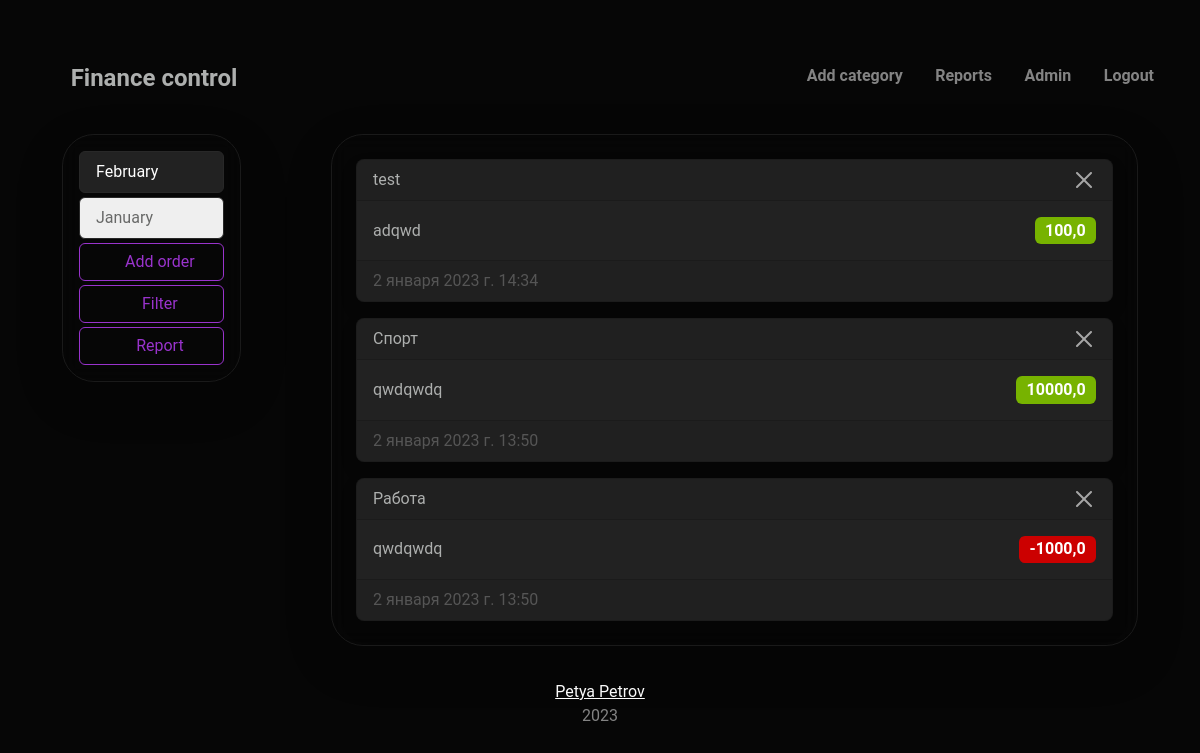
The app's page / (signed in), older data.
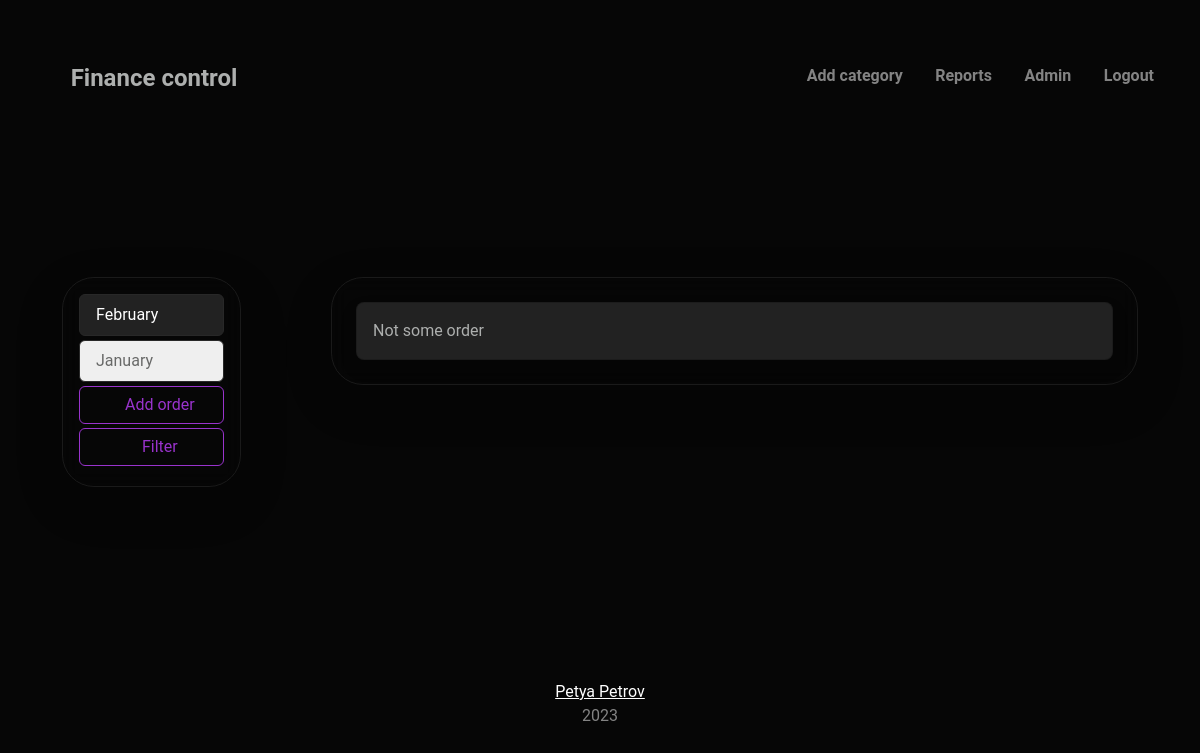
The same page, newer data.
### Finance/models.py (models this page shows, shortened)
class Order(models.Model):
    title = models.CharField(max_length=255,
                             db_index=True,
                             verbose_name='Title',
                             blank=True,
                             null=True)
    created_at = models.DateTimeField(auto_now_add=True, verbose_name='Created at')
    count = models.FloatField(verbose_name='Value')
    category = models.ForeignKey('Category', on_delete=models.CASCADE, null=False, verbose_name='Category')
    has_image = models.BooleanField(default=False)
    class Meta:
        verbose_name = 'Order'
        verbose_name_plural = 'Orders'
        ordering = ['-created_at']

class Category(models.Model):
    title = models.CharField(max_length=255,
                             db_index=True,
                             verbose_name='Title',
                             blank=False,
                             unique=True)
    slug = models.SlugField(null=True, blank=True, editable=False, unique=True)
    def __str__(self):
        return self.title
    class Meta:
        verbose_name = 'Category'
        verbose_name_plural = 'Categories'
        ordering = ['title']

### Finance/views.py (the view)
# urls.py: path('', OrderListView.as_view(), name='order_list'),
class OrderListView(LoginMixin, ListView):
    model = Order
    template_name = 'Finance/order_list.html'
    def get(self, request: HttpRequest, *args: Any, **kwargs: Any) -> HttpResponse:
        self.current_month = request.GET.get('month', get_now_month())
        return super().get(request, *args, **kwargs)
    def get_context_data(self, **kwargs: Any) -> Dict[str, Any]:
        context = super().get_context_data(**kwargs)
        context['current_month'] = self.current_month
        context['form'] = OrderCreateForm()
        first_day, last_day = get_first_last_date_for_month(self.current_month)
        print(first_day, last_day)
        context['filter'] = OrderFilter(self.request.GET, queryset=Order.objects.filter(created_at__gte=first_day, created_at__lte=last_day))
        context['order_list'] = context['filter'].qs
        context['report'] = ReportCreateForm()
        return context

### Finance/templatetags/custom_filters.py (called while the page is built)
@register.inclusion_tag('include/_navbar.html')
def show_navbar(request):
    current_page = request.get('PATH_INFO')
    return {'current_page': current_page}

@register.inclusion_tag('Finance/include/_paginator.html')
def show_paginator(current_month):
    current_month = int(current_month)
    month_list = list()
    if current_month == 1:
        month_list = [current_month+1, current_month]
    elif current_month < int(datetime.today().month):
        month_list = [current_month+1, current_month, current_month-1]
    else:
        month_list = [month for month in range(current_month, current_month-3, -1) if month>0]
    return {'month_list': month_list, 'current_month': current_month}

@register.simple_tag(name='get_str_month')
def get_str_month(month_number):
    return datetime(datetime.today().year, month_number, 1).strftime("%B")

### Finance/utils.py (called while the page is built)
def get_now_month():
    return datetime.today().strftime('%m')

### Finance/templates/Finance/order_list.html (shortened to what this page needs)
{% extends 'base.html' %}
{% load static %}
{% load custom_filters %}
{% block css %}
<link rel="stylesheet" href="{% static 'css/bootstrap-datepicker3.css' %}">
{% endblock %}
{% block container %}
<div class="row m-auto d-flex justify-content-between align-items-start mt-3">
    <div class="col-xl-2 col-md-3 rounded-5 p-3 shadow-lg blur bg-transparent shadow-lg border border-light border-opacity-75 mb-3 d-flex flex-column">
        {% show_paginator current_month %}
        <button type="button" class="btn btn-outline-info mb-1" data-bs-toggle="modal" data-bs-target="#orderCreateModal">
            <i class="bi-node-plus"></i>
            Add order
        </button>
        <button type="button" class="btn btn-outline-info mb-1" data-bs-toggle="modal" data-bs-target="#filterModal">
            <i class="bi-funnel"></i>
            Filter
        </button>
        {% if order_list %}
        <button type="button" class="btn btn-outline-info" data-bs-toggle="modal" data-bs-target="#orderReportModal">
            <i class="bi-file-earmark-spreadsheet"></i>
            Report
        </button>
        {% endif %}
    </div>
    <div class="col-xl-9 col-md-8 rounded-5 p-4 shadow-lg blur bg-transparent border border-light border-opacity-75 d-flex flex-column">
        {% for order in order_list %}
        <div class="card bg-light rounded-3 shadow {% if forloop.last %}{% else %}mb-3{% endif %}">
            <div class="card-header d-flex justify-content-between">
                <div class="">{{order.category}}</div>
                <button id="delete_{{order.pk}}" class="btn-close" onclick="deleteOrder(this)"></button>
            </div>
            <div class="card-body d-flex justify-content-between align-items-center">
                <a class="nav-link card-text" href="{% url 'update_order' order.pk %}">{{order.title}}</a>
                <span class="badge fs-6 bg-{% if order.count < 0 %}danger{% else %}success{% endif %}">
                    {{order.count}}</span>
            </div>
            <div class="card-footer text-muted">
                {{order.created_at}}
            </div>
        </div>
        {% empty %}
        <div class="card bg-light rounded-3 shadow">
            <div class="card-body d-flex justify-content-between align-items-center">
                <p class="nav-link card-text">Not some order</p>
            </div>
        </div>
        {% endfor %}
    </div>
</div>
{% endblock %}

Row changes from the older to the newer data that the page shows:
removed Order: category "test", title "adqwd", count "100,0", created_at "2 января 2023 г. 14:34"
removed Order: category "Спорт", title "qwdqwdq", count "10000,0", created_at "2 января 2023 г. 13:50"
removed Order: category "Работа", title "qwdqwdq", count "-1000,0", created_at "2 января 2023 г. 13:50"
Text that changed along with them:
text no longer shown: "Report"
text now shown: "Not some order"
